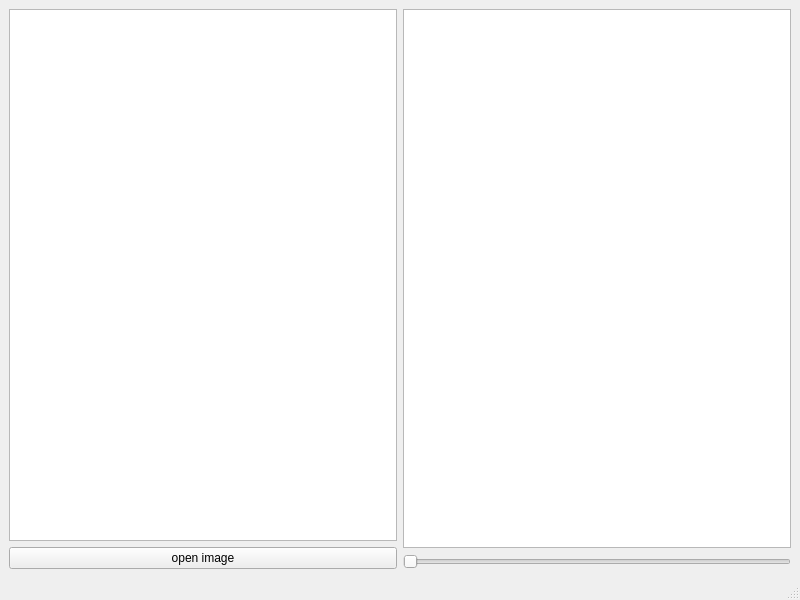
<?xml version="1.0" encoding="UTF-8"?>
<ui version="4.0">
 <class>MainWindow</class>
 <widget class="QMainWindow" name="MainWindow">
  <property name="geometry">
   <rect>
    <x>0</x>
    <y>0</y>
    <width>800</width>
    <height>600</height>
   </rect>
  </property>
  <property name="windowTitle">
   <string>MainWindow</string>
  </property>
  <widget class="QWidget" name="centralwidget">
   <layout class="QHBoxLayout" name="horizontalLayout">
    <item>
     <layout class="QVBoxLayout" name="verticalLayout">
      <item>
       <widget class="QGraphicsView" name="imageView"/>
      </item>
      <item>
       <widget class="QPushButton" name="pushButton">
        <property name="text">
         <string>open image</string>
        </property>
       </widget>
      </item>
     </layout>
    </item>
    <item>
     <layout class="QVBoxLayout" name="verticalLayout_2">
      <item>
       <widget class="QGraphicsView" name="setView"/>
      </item>
      <item>
       <widget class="QSlider" name="horizontalSlider">
        <property name="orientation">
         <enum>Qt::Horizontal</enum>
        </property>
       </widget>
      </item>
     </layout>
    </item>
   </layout>
  </widget>
  <widget class="QMenuBar" name="menubar">
   <property name="geometry">
    <rect>
     <x>0</x>
     <y>0</y>
     <width>800</width>
     <height>25</height>
    </rect>
   </property>
  </widget>
  <widget class="QStatusBar" name="statusbar"/>
  <action name="actionOpenImage">
   <property name="text">
    <string>open</string>
   </property>
  </action>
  <action name="actionface_Recognition">
   <property name="text">
    <string>face Recognition</string>
   </property>
  </action>
 </widget>
 <resources/>
 <connections/>
</ui>
